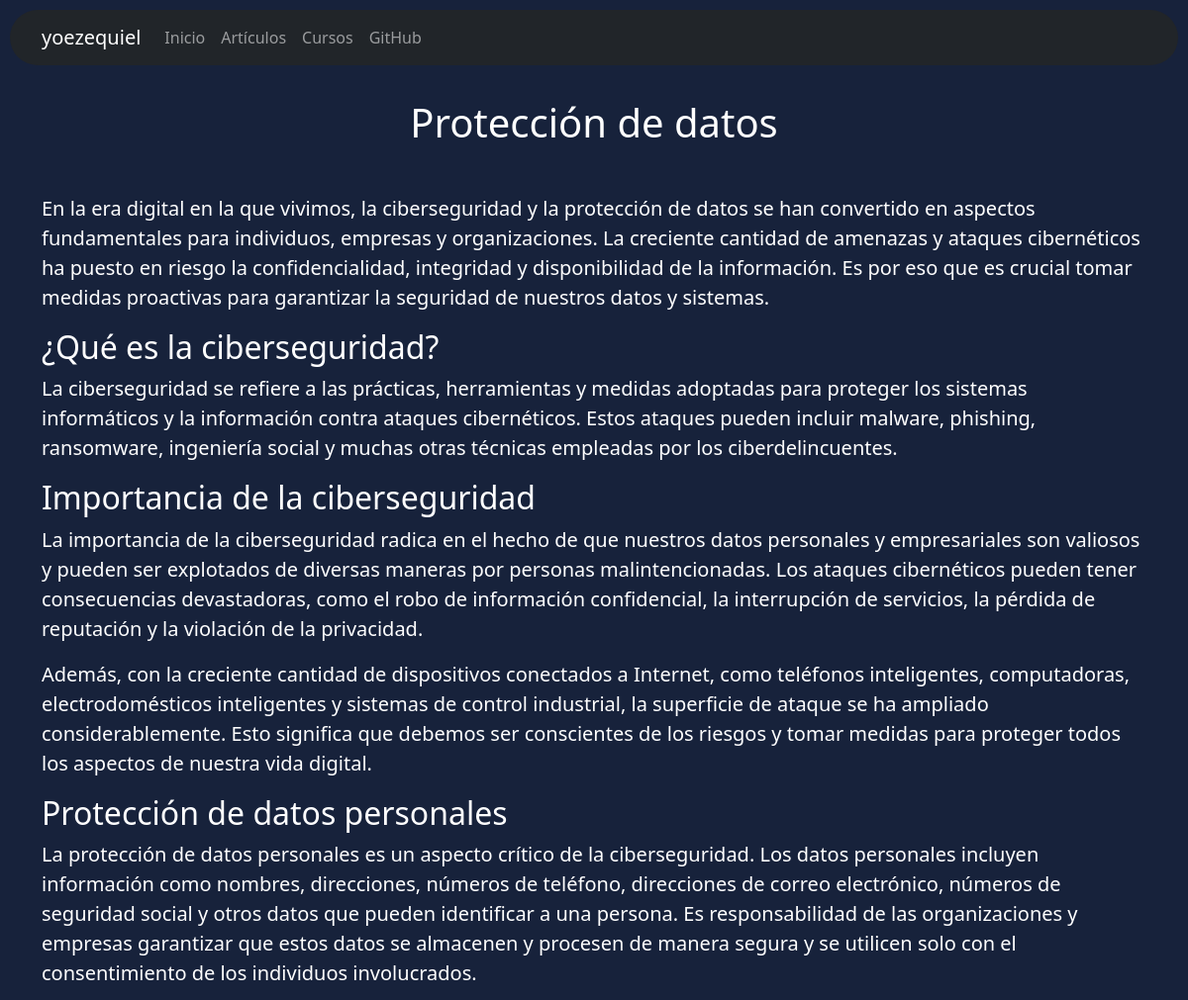
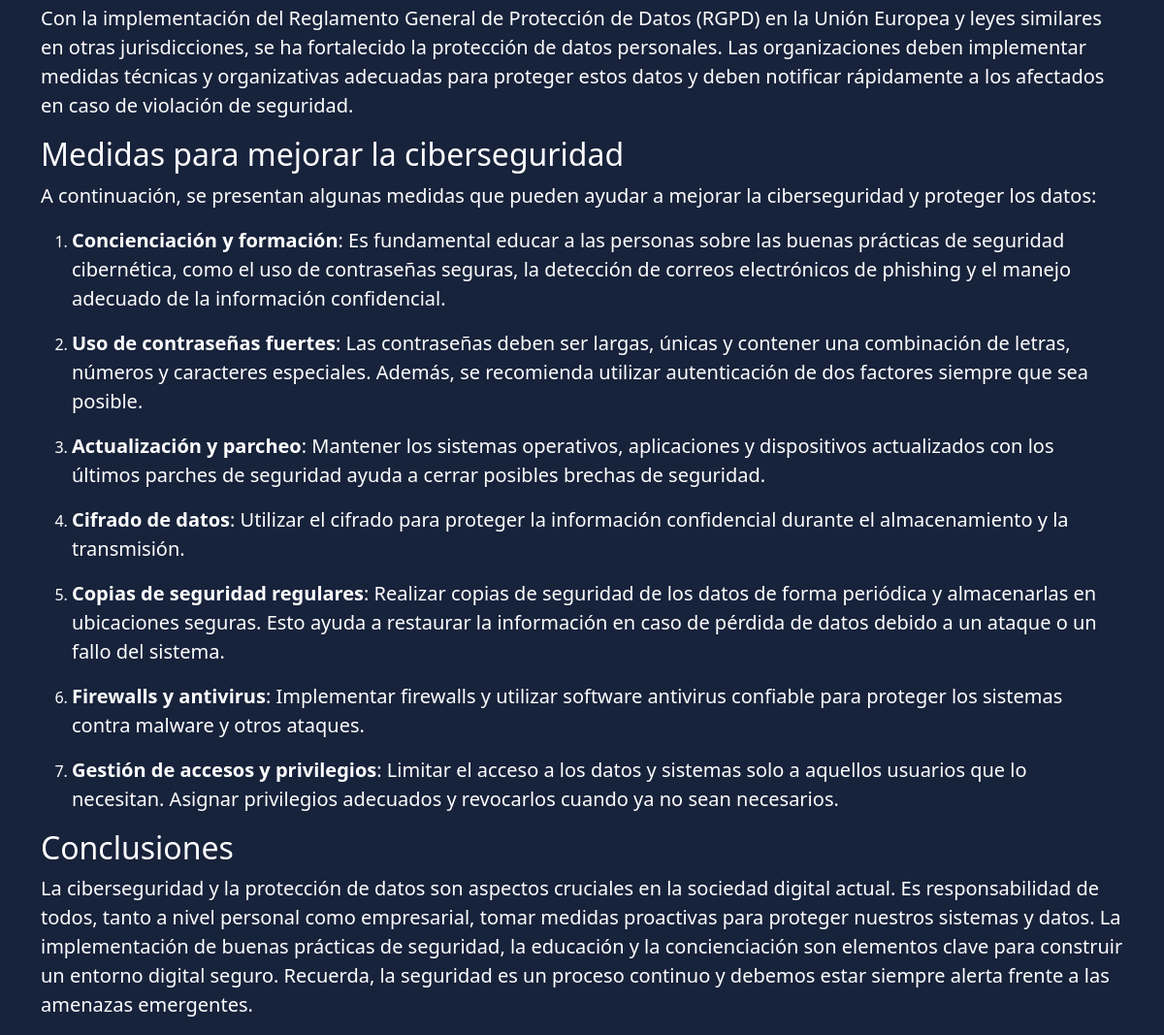
The app's page /article/2 with its own data (2 pictures, top to bottom).
### tables this page shows
CREATE TABLE articles (
                    id INTEGER PRIMARY KEY AUTOINCREMENT,
                    title TEXT NOT NULL,
                    content TEXT NOT NULL,
                    image TEXT
                );

### app.py (the view)
@app.route('/article/<int:article_id>')
def view_article(article_id):
    conn = get_db_connection()
    if conn:
        try:
            cursor = conn.cursor()
            cursor.execute("SELECT * FROM articles WHERE id = ?", (article_id,))
            article = cursor.fetchone()
            cursor.close()
            conn.close()
            return render_template('article.html', article=article)
        except sqlite3.Error as e:
            print(e)
            return "Error en la conexión a la base de datos"
    else:
        return "Error en la conexión a la base de datos"

### app.py (called while the page is built)
def get_db_connection():
    try:
        conn = sqlite3.connect('blog.db')
        return conn
    except sqlite3.Error as e:
        print(e)
        return None

### templates/article.html (shortened to what this page needs)
{% extends 'base.html' %}
{% block content %}
<link rel="stylesheet" href="{{ url_for('static', filename='css/article.css') }}">
<body>
    <div>
        <br>
        <h1 id="title">{{ article[1] }}</h1>
        <p>{{ article[2] | markdown }}</p>
    </div>
</body>
</html>
{% endblock %}

### static/css/base.css (style rules this page uses)
body { background-color: rgb(23, 34, 59); color: white; text-align: center; }

### static/css/article.css (style rules this page uses)
body { text-align: left; }
#title { text-align: center; }
p { font-size: 20px; }

### records on screen
articles: title "Protección de datos", content "En la era digital en la que vivimos, la ciberseguridad y la protección de datos se han convertido en aspectos fundamentales para individuos, empresas y organizaciones. La creciente cantidad de amenazas y ataques cibernéticos ha puesto en riesgo la confidencialidad, integridad y disponibilidad de la información. Es por eso que es crucial tomar medidas proactivas para garantizar la seguridad de nuestros datos y sistemas. ¿Qué es la ciberseguridad? La ciberseguridad se refiere a las prácticas, herramientas y medidas adoptadas para proteger los sistemas informáticos y la información contra ataques cibernéticos. Estos ataques pueden incluir malware, phishing, ransomware, ingeniería social y…"
